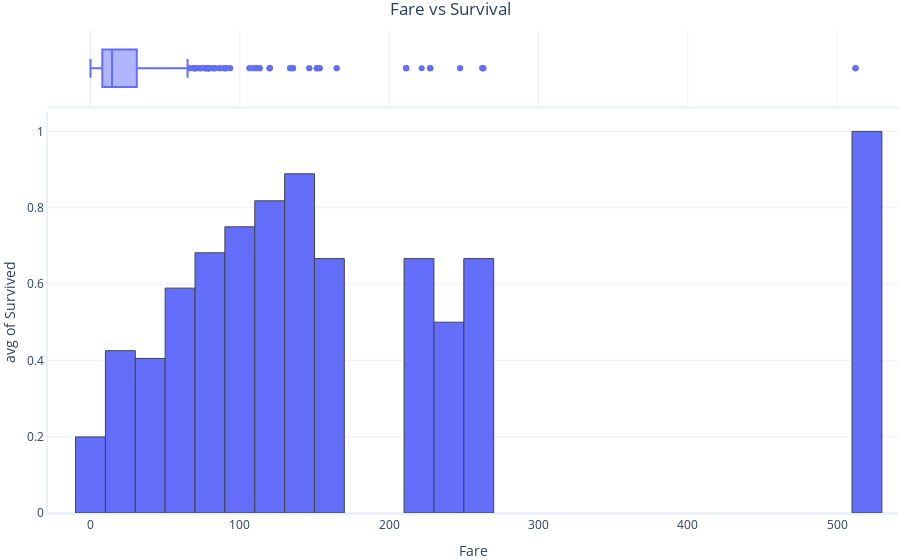

Write notebook code for a chart like this one.
### Markdown cell above
No vemos una relación obvia entre Edad y Tarifa. ¿El costo de un pasaje, o la edad de la persona, tiene alguna relación con la probabilidad de supervivencia?

### Code cell
# Plot Fare vs Survival
graphing.histogram(dataset, label_x="Fare", label_y="Survived", histfunc="avg", nbins=30, title="Fare vs Survival", include_boxplot=True, show=True)

# Plot Age vs Survival
graphing.histogram(dataset, label_x="Age", label_y="Survived", histfunc="avg", title="Age vs Survival", nbins=30, include_boxplot=True)

### Figure 1 — Plotly figure (JSON) as saved in the notebook; plotly's stock layout.template omitted (floating-point values rounded to 4 significant figures; data arrays with more than 128 entries replaced by an {"elided": "..."} marker saying what was removed)
{"data": [{"alignmentgroup": "True", "bingroup": "x", "histfunc": "avg", "hovertemplate": "Fare=%{x}<br>avg of Survived=%{y}<extra></extra>", "legendgroup": "", "marker": {"color": "#636efa", "pattern": {"shape": ""}}, "name": "", "nbinsx": 30, "offsetgroup": "", "orientation": "v", "showlegend": false, "type": "histogram", "x": {"elided": "891 float values"}, "xaxis": "x", "y": {"elided": "891 int values"}, "yaxis": "y"}, {"alignmentgroup": "True", "hovertemplate": "Fare=%{x}<extra></extra>", "legendgroup": "", "marker": {"color": "#636efa"}, "name": "", "notched": false, "offsetgroup": "", "showlegend": false, "type": "box", "x": {"elided": "891 float values"}, "xaxis": "x2", "yaxis": "y2"}], "layout": {"barmode": "relative", "legend": {"tracegroupgap": 0}, "title": {"text": "Fare vs Survival"}, "xaxis": {"anchor": "y", "domain": [0, 1], "title": {"text": "Fare"}}, "xaxis2": {"anchor": "y2", "domain": [0, 1], "matches": "x", "showgrid": true, "showticklabels": false}, "yaxis": {"anchor": "x", "domain": [0, 0.8316], "title": {"text": "avg of Survived"}}, "yaxis2": {"anchor": "x2", "domain": [0.8416, 1], "matches": "y2", "showgrid": false, "showline": false, "showticklabels": false, "ticks": ""}}}
